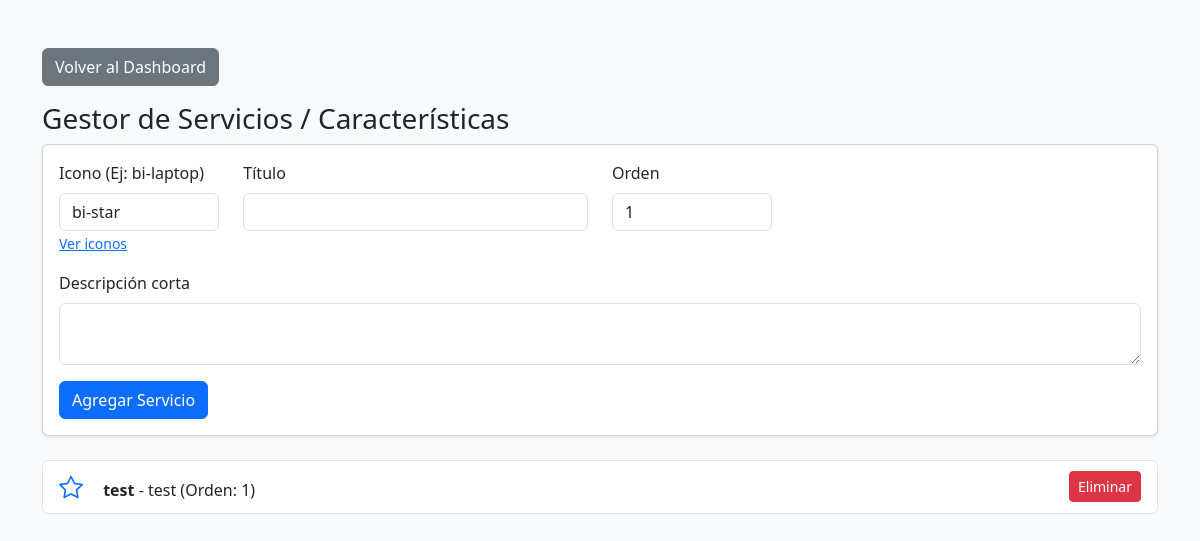
The page /admin/contenido/servicios (signed in) on the database its author committed.
### tables this page shows
CREATE TABLE contenido_services (
    id INTEGER PRIMARY KEY AUTOINCREMENT,
    icono TEXT NOT NULL,
    titulo TEXT NOT NULL,
    descripcion TEXT NOT NULL,
    orden INTEGER DEFAULT 1
);

### app.py (the view, shortened to what this page needs)
@app.route('/admin/contenido/servicios', methods=['GET', 'POST'])
@login_required
def editar_servicios():
    conn = get_db_connection()
    servicios = conn.execute('SELECT * FROM contenido_services ORDER BY orden ASC').fetchall()
    conn.close()
    return render_template('admin/editar_servicios.html', servicios=servicios)

### app.py (called while the page is built)
def get_db_connection():
    conn = sqlite3.connect('database.db')
    conn.row_factory = sqlite3.Row
    return conn

@login_manager.user_loader
def load_user(user_id):
    conn = get_db_connection()
    user_row = conn.execute('SELECT * FROM admin WHERE id = ?', (user_id,)).fetchone()
    conn.close()
    if user_row:
        return User(user_row['id'], user_row['username'])
    return None

### templates/admin/editar_servicios.html (shortened to what this page needs)
<!DOCTYPE html>
<html lang="es">
<head>
    <link href="https://cdn.jsdelivr.net/npm/bootstrap@5.3.2/dist/css/bootstrap.min.css" rel="stylesheet">
    <link rel="stylesheet" href="https://cdn.jsdelivr.net/npm/bootstrap-icons@1.11.1/font/bootstrap-icons.css">
</head>
<body class="bg-light">
    <div class="container mt-5">
        <a href="{{ url_for('dashboard') }}" class="btn btn-secondary mb-3">Volver al Dashboard</a>
        <h3>Gestor de Servicios / Características</h3>
        <div class="card shadow-sm mb-4">
            <div class="card-body">
                <form method="POST">
                    <div class="row">
                        <div class="col-md-2 mb-3">
                            <label class="form-label">Icono (Ej: bi-laptop)</label>
                            <input class="form-control" type="text" name="icono" value="bi-star" required>
                            <small><a href="https://icons.getbootstrap.com/" target="_blank">Ver iconos</a></small>
                        </div>
                        <div class="col-md-4 mb-3">
                            <label class="form-label">Título</label>
                            <input class="form-control" type="text" name="titulo" required>
                        </div>
                        <div class="col-md-2 mb-3">
                            <label class="form-label">Orden</label>
                            <input class="form-control" type="number" name="orden" value="1">
                        </div>
                        <div class="col-md-12 mb-3">
                            <label class="form-label">Descripción corta</label>
                            <textarea class="form-control" name="descripcion" rows="2" required></textarea>
                        </div>
                    </div>
                    <button type="submit" class="btn btn-primary">Agregar Servicio</button>
                </form>
            </div>
        </div>
        <div class="list-group">
            {% for s in servicios %}
            <div class="list-group-item d-flex justify-content-between align-items-center">
                <div>
                    <i class="bi {{ s.icono }} fs-4 me-3 text-primary"></i>
                    <strong>{{ s.titulo }}</strong> - {{ s.descripcion }} (Orden: {{ s.orden }})
                </div>
                <a href="{{ url_for('eliminar_servicio', id=s.id) }}" class="btn btn-danger btn-sm" onclick="return confirm('¿Eliminar servicio?')">Eliminar</a>
            </div>
            {% else %}
            <p class="text-muted">No hay servicios registrados.</p>
            {% endfor %}
        </div>
    </div>
</body>
</html>

### rows shown on the page
contenido_services: titulo "test", descripcion "test", orden "1"
